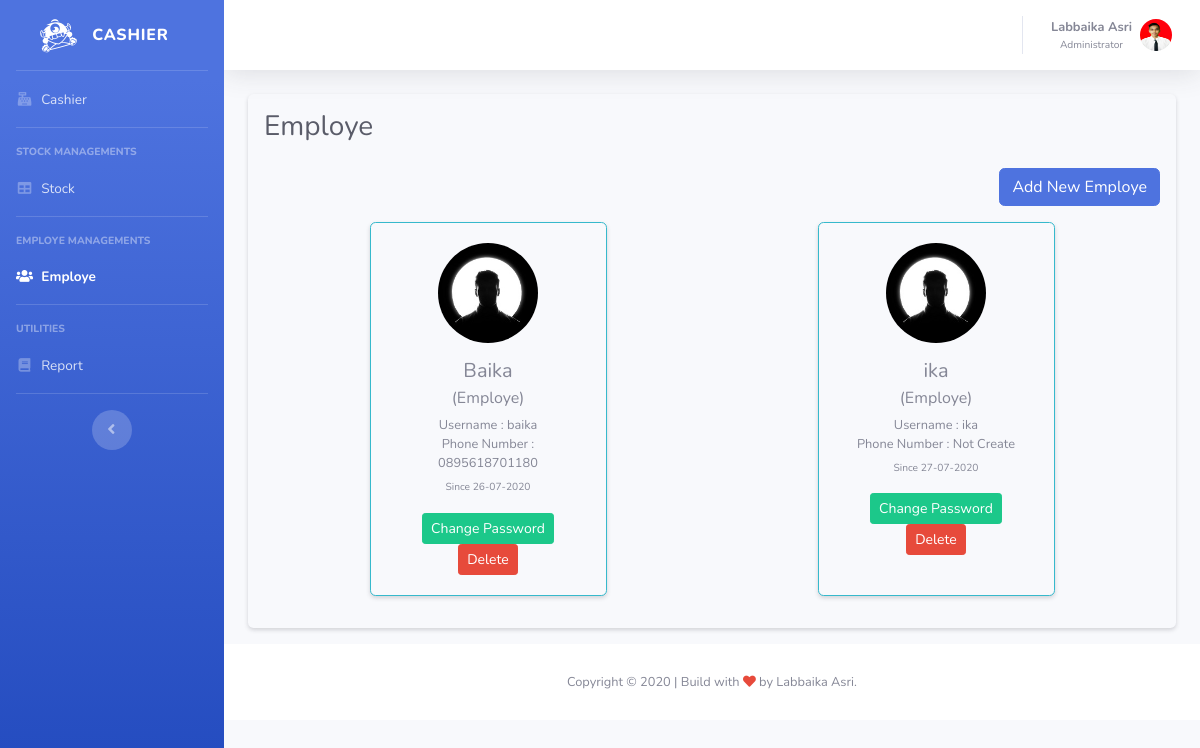
The app's page /views/admin.php?menu=employe (signed in) with its own data.
### tables this page shows
CREATE TABLE `user` (
  `id` int(11) NOT NULL,
  `username` varchar(128) NOT NULL,
  `password` varchar(255) NOT NULL,
  `name` varchar(128) NOT NULL,
  `phone_number` varchar(128) NOT NULL,
  `profile` varchar(128) NOT NULL DEFAULT 'default.jpg',
  `date_create` int(11) NOT NULL,
  `role_id` int(11) NOT NULL
);

### controllers/Functions.php (called while the page is built, shortened)
<?php
    $conn = mysqli_connect('localhost', 'root', '', 'kasir_2');
    function getAllDataQuery($query)
    {
        global $conn;
        $result = mysqli_query($conn, $query);
        $rows = [];
        while ($row = mysqli_fetch_assoc($result)) {
            $rows[] = $row;
        }
        return $rows;
    }
    function getAllEmployes(Type $var = null)
    {
        $query = "SELECT * FROM user WHERE role_id != 1";
        return $employes = getAllDataQuery($query);
    }

### controllers/Employe.php (called while the page is built, shortened)
<?php
    $employes = getAllEmployes();

### views/employe.php (the view, shortened to what this page needs)
<?php
    require('../controllers/Employe.php');
?>
<div class="shadow-sm p-3 mb-3 rounded employe">
    <div class="d-sm-flex align-items-center justify-content-between mb-4">
        <h1 class="h3 mb-0 text-gray-800">Employe</h1>
    </div>
    <div class="row text-right mb-3">
        <div class="col">
            <button type="button" class="btn btn-primary add-employe-modal-button" data-toggle="modal"
                data-target="#addNewEmployeModal">Add New
                Employe
            </button>
        </div>
    </div>
    <div class="d-flex flex-wrap justify-content-around">
        <?php foreach ($employes as $employe) : ?>
        <div class="card employe mb-3 bg-light shadow-sm border border-info">
            <div class="card-body text-center">
                <img src="../assets/img/profile/<?= $employe['profile']; ?>"
                    alt="Photo Profile" class="card-profile rounded-circle mb-3">
                <h5 class="card-title">
                    <?= $employe['name'] === ''  ? $employe['username'] : $employe['name']; ?>
                </h5>
                <h6 class="card-subtitle mb-2 text-muted">(Employe)</h6>
                <p class="card-text mb-0" data-employeusername=<?= $employe['username'] ?>>
                    Username : <?= $employe['username']; ?>
                </p>
                <p class="card-text mb-1">
                    Phone Number : <?= $employe['phone_number'] === ''  ? 'Not Create' : $employe['phone_number']; ?>
                </p>
                <p class="card-text">
                    <small class="text-muted">
                        Since <?= date('d-m-Y', $employe['date_create']); ?>
                    </small>
                </p>
                <a href="#" class="btn btn-success btn-sm change-employe-password-link" data-toggle="modal"
                    data-target="#changeEmployePasswordModal">Change
                    Password</a>
                <a href="#" class="btn btn-danger btn-sm delete-employe-link"
                    data-employeid="<?= $employe['id'] ?>">Delete</a>
            </div>
        </div>
        <?php endforeach; ?>
    </div>
</div>

### views/admin.php (shortened to what this page needs)
<?php
    require('../controllers/Admin.php')
?>
<!DOCTYPE html>
<html lang="en">
<head>
    <link href="../assets/vendor/fontawesome-free/css/all.min.css" rel="stylesheet" type="text/css" />
    <link href="../assets/css/sb-admin-2.min.css" rel="stylesheet" />
    <link rel="stylesheet" href="../assets/css/bootstrap-datepicker3.min.css">
    <link rel="stylesheet" href="../assets/css/style.css" />
</head>
<body id="page-top">
    <div id="wrapper">
        <ul class="navbar-nav bg-gradient-primary sidebar sidebar-dark accordion" id="accordionSidebar">
            <a class="sidebar-brand d-flex align-items-center justify-content-center" href="index.html">
                <div class="sidebar-brand-icon rotate-n-15">
                    <i class="fab fa-optin-monster"></i>
                </div>
                <div class="sidebar-brand-text mx-3">
                    Cashier
                </div>
            </a>
            <hr class="sidebar-divider my-0" />
            <li
                class="nav-item <?= !isset($_GET['menu']) || ((isset($_GET['menu'])) && ($_GET['menu']==='cashier')) ? 'active' : '' ?>">
                <a class="nav-link" href="?menu=cashier">
                    <i class="fas fa-fw fa-cash-register"></i>
                    <span>Cashier</span></a>
            </li>
            <hr class="sidebar-divider" />
            <div class="sidebar-heading">
                Stock Managements
            </div>
            <li
                class="nav-item <?= (isset($_GET['menu'])) && (($_GET['menu']==='stock') || ($_GET['menu']==='input_stock')) ? 'active' : '' ?>">
                <a class="nav-link" href="?menu=stock">
                    <i class="fas fa-fw fa-table"></i>
                    <span>Stock</span></a>
            </li>
            <hr class="sidebar-divider" />
            <div class="sidebar-heading">
                Employe Managements
            </div>
            <li
                class="nav-item <?= (isset($_GET['menu'])) &&($_GET['menu']==='employe') ? 'active' : '' ?>">
                <a class="nav-link" href="?menu=employe">
                    <i class="fas fa-fw fa-users"></i>
                    <span>Employe</span></a>
            </li>
            <hr class="sidebar-divider" />
            <div class="sidebar-heading">
                Utilities
            </div>
            <li
                class="nav-item <?= (isset($_GET['menu'])) && ($_GET['menu']==='report') ? 'active' : '' ?>">
                <a class="nav-link" href="?menu=report">
                    <i class="fas fa-fw fa-book"></i>
                    <span>Report</span>
                </a>
            </li>
            <hr class="sidebar-divider d-none d-md-block" />
            <div class="text-center d-none d-md-inline">
                <button class="rounded-circle border-0" id="sidebarToggle"></button>
            </div>
        </ul>
        <div id="content-wrapper" class="d-flex flex-column">
            <div id="content">
                <nav class="navbar navbar-expand navbar-light bg-white topbar mb-4 static-top shadow">
                    <ul class="navbar-nav ml-auto">
                        <li class="nav-item dropdown no-arrow">
                            <a class="nav-link dropdown-toggle" href="#" id="userDropdown" role="button"
                                data-toggle="dropdown" aria-haspopup="true" aria-expanded="false">
                                <div class="text-center user-information">
                                    <span class="mr-2 d-none d-lg-inline text-gray-600 small name"><?= $_SESSION['user']['name']; ?></span>
                                    <br />
                                    <span class="mr-2 d-none d-lg-inline text-gray-600 small"><small><?= $_SESSION['user']['role']; ?></small></span>
                                </div>
                                <img class="img-profile rounded-circle"
                                    src="../assets/img/profile/<?= $_SESSION['user']['profile']; ?>" />
                            </a>
                        </li>
                    </ul>
                </nav>
                <div class="container-fluid">
                    <?php
                        if (isset($_GET['menu'])) {
                            $menu = $_GET['menu'];
                            switch ($menu) {
                                case 'employe':
                                    include 'employe.php';
                                    break;
                            }
                        } else {
                            include 'cashier.php';
                        }
                    ?>
                </div>
            </div>
            <footer class="sticky-footer bg-white">
                <div class="container my-auto">
                    <div class="copyright text-center my-auto">
                        <span>Copyright &copy; 2020 | Build with <i class="fas fa-heart text-danger"></i> by Labbaika
                            Asri.</span>
                    </div>
                </div>
            </footer>
        </div>
    </div>
</body>
</html>

### assets/css/style.css (style rules this page uses)
.user-information { line-height: 1em; }
.user-information span.name { font-weight: bold !important; }
.card-profile { width: 100px; height: 100px; }
.card.employe p { font-size: 0.8em; }
.card.employe { width: 237px; }

### records on screen
user: profile (placeholder picture), name "Baika", username "baika", phone_number "0895618701180", date_create "26-07-2020"
user: profile (placeholder picture), username "ika", phone_number "Not Create", date_create "27-07-2020"

### other values on screen
$_SESSION['user']['name'] "Labbaika Asri"
$_SESSION['user']['role'] "Administrator"
